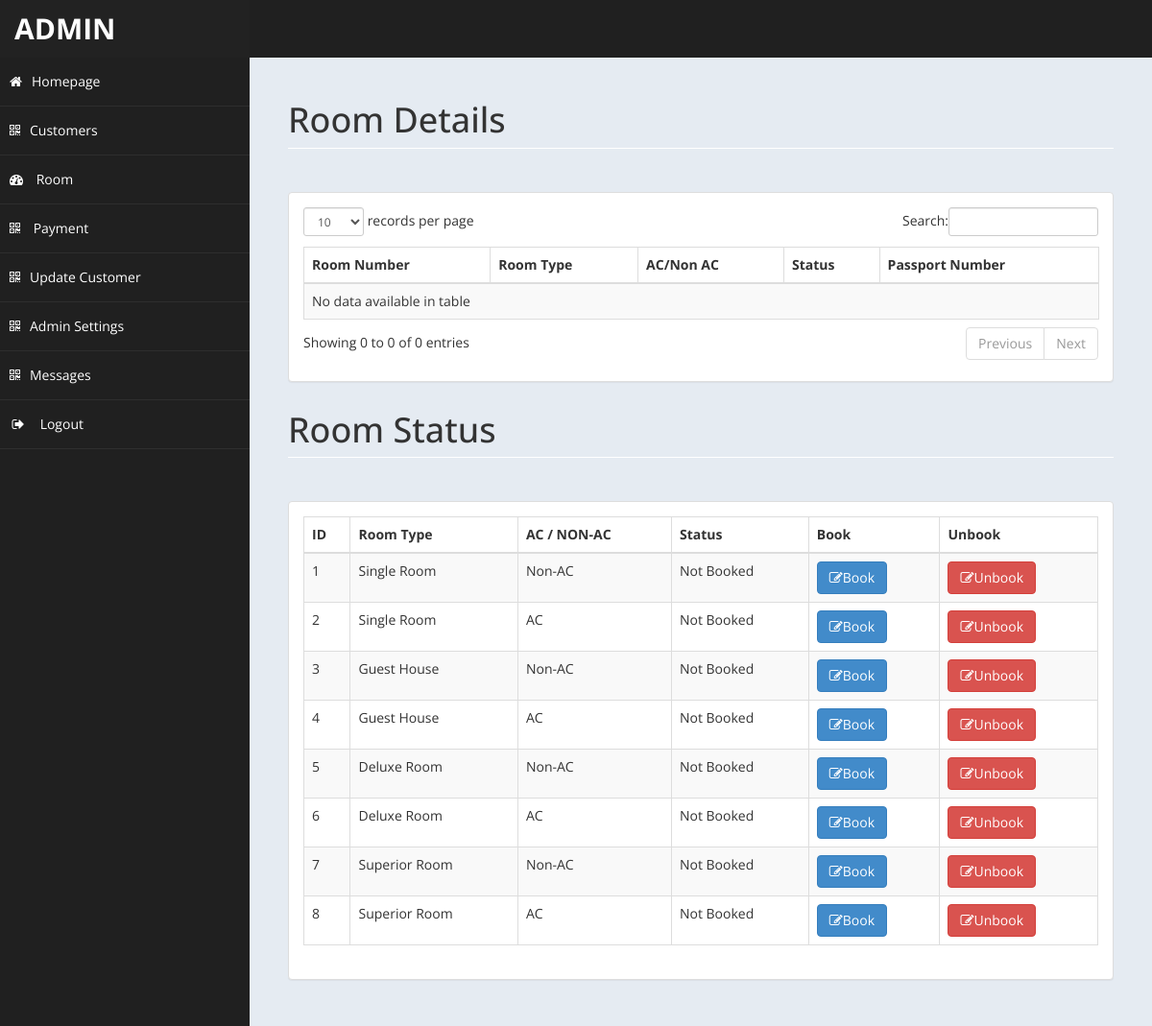
Page /admin/roomdetails.php (signed in) on the committed database.
### tables this page shows
CREATE TABLE `roomrate` (
  `ID` int(11) NOT NULL,
  `room` varchar(100) NOT NULL,
  `roomtype` varchar(100) NOT NULL,
  `roomrate` varchar(100) NOT NULL,
  `status` varchar(100) NOT NULL
);

### admin/roomdetails.php (the view, shortened to what this page needs)
<!DOCTYPE html>
<html xmlns="http://www.w3.org/1999/xhtml">
<head>
    <link href="assets/css/bootstrap.css" rel="stylesheet" />
    <link href="assets/css/font-awesome.css" rel="stylesheet" />
    <link href="assets/css/custom-styles.css" rel="stylesheet" />
    <link href="assets/js/dataTables/dataTables.bootstrap.css" rel="stylesheet" />
</head>
<body>
    <div id="wrapper">
        <nav class="navbar navbar-default top-navbar" role="navigation">
            <div class="navbar-header">
                <a class="navbar-brand" href="home.php"><?php echo $_SESSION["user"]; ?> </a>
            </div>
        </nav>
        <nav class="navbar-default navbar-side" role="navigation">
        <div class="sidebar-collapse">
                <ul class="nav" id="main-menu">
                    <li>
                        <a  href="../index.php"><i class="fa fa-home"></i>Homepage</a>
                    </li>
                    <li>
                        <a class="active-menu" href="customer.php"><i class="fa fa-qrcode"></i>Customers</a>
                    </li>
                    <li>
                        <a href="roomdetails.php"><i class="fa fa-dashboard"></i> Room</a>
                    </li>
                    <li>
                        <a class="active-menu" href="payment.php"><i class="fa fa-qrcode"></i> Payment</a>
                    </li>
                    <li>
                        <a  href="updateuser.php"><i class="fa fa-qrcode"></i>Update Customer</a>
                    </li>
                    <li>
                        <a class="active-menu" href="usersetting.php"><i class="fa fa-qrcode"></i>Admin Settings</a>
                    </li>
                    <li>
                        <a class="active-menu" href="message.php"><i class="fa fa-qrcode"></i>Messages</a>
                    </li>
                    <li>
                        <a href="logout.php" ><i class="fa fa-sign-out fa-fw"></i> Logout</a>
                    </li>
            </div>
        </nav>
        <div id="page-wrapper" >
            <div id="page-inner">
			 <div class="row">
                    <div class="col-md-12">
                        <h1 class="page-header">
                           Room Details<small> </small>
                        </h1>
                    </div>
                </div>
            <div class="row">
                <div class="col-md-12">
                    <div class="panel panel-default">
                        <div class="panel-body">
                            <div class="table-responsive">
                                <table class="table table-striped table-bordered table-hover" id="dataTables-example">
                                    <thead>
                                        <tr>
                                            <th>Room Number</th>
											<th>Room Type</th>
                                            <th>AC/Non AC</th>
                                            <th>Status</th>
											<th>Passport Number</th>
                                        </tr>
                                    </thead>
                                    <tbody>
                                    </tbody>
                                </table>
                            </div>
                        </div>
                    </div>
                </div>
            </div>
            <div class="row">
                    <div class="col-md-12">
                        <h1 class="page-header">
                           Room Status<small> </small>
                        </h1>
                    </div>
                </div>
            <div class="row">
                <div class="col-md-12">
                    <div class="panel panel-default">
                        <div class="panel-body">
                            <div class="table-responsive">
                                <table class="table table-striped table-bordered table-hover" id="dataTables-example">
                                    <thead>
                                        <tr>
                                            <th>ID</th>
                                            <th>Room Type</th>
                                            <th>AC / NON-AC</th>
                                            <th>Status</th>
                                            <th>Book</th>
                                            <th>Unbook</th>
                                        </tr>
                                    </thead>
                                    <tbody>
                                    <?php
										include ('db.php');
										$sql="select * from roomrate";
										$re = mysqli_query($con,$sql);
										while($row = mysqli_fetch_array($re))
										{
                                            $id = $row['ID'];
                                            if($id !="Null")
                                            {
                                                echo"<tr class='gradeC'>
                                                <td>".$row['ID']."</td>
                                                <td>".$row['room']."</td>
                                                <td>".$row['roomtype']."</td>
                                                <td>".$row['status']."</td>
                                                    <td><a href=book.php?eid=".$id ." <button class='btn btn-primary'> <i class='fa fa-edit' ></i>Book</button></td>
                                                    <td><a href=unbook.php?eid=".$id ." <button class='btn btn-danger'> <i class='fa fa-edit' ></i>Unbook</button></td>
                                                </tr>";
                                            }
										}
									?>
                                    </tbody>
                                </table>
                            </div>
                        </div>
                    </div>
</body>
</html>

### admin/assets/css/custom-styles.css (style rules this page uses)
body { font-family: 'Open Sans', sans-serif; }
#wrapper { width: 100%; background:#202020; }
#page-wrapper { padding: 15px 15px; min-height: 600px; background:#E5EBF2; }
#page-inner { width:100%; margin:10px 20px 10px 0px; background-color:transparent; padding:10px; min-height:1200px; }
h1, .h1, h2, .h2, h3, .h3 { margin-top: 7px; margin-bottom: -5px; }
.page-header { padding-bottom: 9px; margin: 10px 0 45px; border-bottom: 1px solid #ffffff; }
.top-navbar { margin:0px; }
.top-navbar .navbar-brand { color: #fff; width: 260px; text-align: left; height: 60px; font-size: 30px; font-weight: 700; text-transform: uppercase; line-height: 30px; }
.active-menu { background-color:#202020!important; }
.sidebar-collapse , .sidebar-collapse .nav { background:none; }
.sidebar-collapse .nav { padding:0; }
.sidebar-collapse .nav > li > a { color:#fff; background:transparent; text-shadow:none; }
.sidebar-collapse > .nav > li > a { padding:15px 10px; }
.sidebar-collapse > .nav > li { border-bottom: 1px solid rgba(107, 108, 109, 0.19); }
.navbar-side { border:none; background-color: transparent; }
.top-navbar { background:#202020; border-bottom:none; }
.navbar-default { border:0px solid black; }
.navbar-header { background: #222222; }
.nav > li > a > i { margin-right:10px; }
@media (min-width:768px) { #page-wrapper { margin: 0 0 0 260px; padding: 15px 30px; min-height: 1200px; } }
@media (min-width:768px) { .navbar-side { z-index: 1; position: absolute; width: 260px; } }
@media (min-width:768px) { .navbar { border-radius: 0px; } }

### rows in the picture
roomrate: ID "1", room "Single Room", roomtype "Non-AC", status "Not Booked"
roomrate: ID "2", room "Single Room", roomtype "AC", status "Not Booked"
roomrate: ID "3", room "Guest House", roomtype "Non-AC", status "Not Booked"
roomrate: ID "4", room "Guest House", roomtype "AC", status "Not Booked"
roomrate: ID "5", room "Deluxe Room", roomtype "Non-AC", status "Not Booked"
roomrate: ID "6", room "Deluxe Room", roomtype "AC", status "Not Booked"
roomrate: ID "7", room "Superior Room", roomtype "Non-AC", status "Not Booked"
roomrate: ID "8", room "Superior Room", roomtype "AC", status "Not Booked"

### other values in the picture
$_SESSION["user"] "ADMIN"
